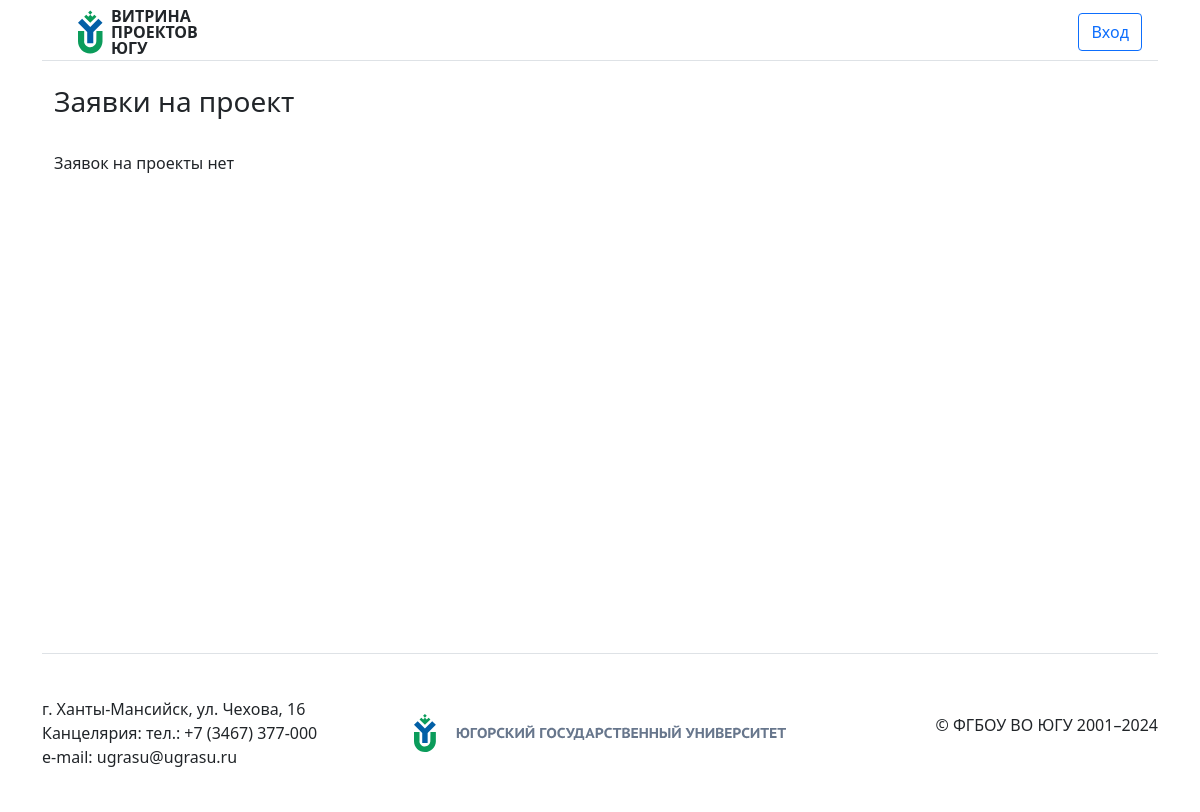
Before: /administrator/ with the older database file.
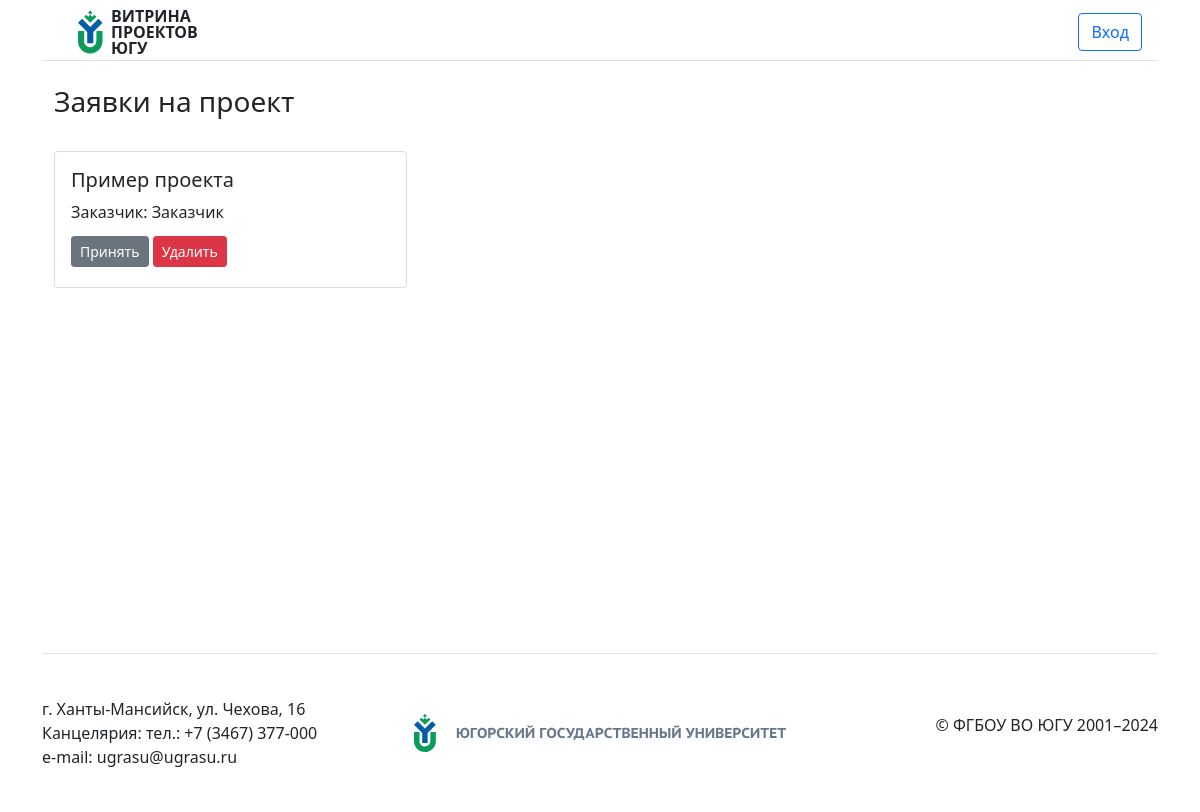
After: the same page with the newer database file.
### showcase_projects/models.py (models this page shows, shortened)
class ModelWithStatus(models.Model):
    class Meta:
        abstract = True
    STATUS_CHOICES = [
        ('accepted', 'Принят'),
        ('processing', 'В обработке'),
        ('rejected', 'Отклонен'),
    ]
    status = models.CharField(max_length=20, choices=STATUS_CHOICES, default='processing')

class Order(ModelWithStatus):
    title = models.CharField(max_length=100)
    description = models.TextField()
    customer = models.ForeignKey(Customer, on_delete=models.CASCADE, related_name='customer')
    directionIdentity = models.ManyToManyField(DirectionIdentity)
    spheres = models.ManyToManyField(Spheres)
    types = models.ManyToManyField(Types)

### registration/models.py (models this page shows)
class Profile(models.Model):
    user = models.OneToOneField(
        User, on_delete=models.CASCADE,
    )
    class Meta:
        abstract = True
    def __str__(self):
        return self.user.username

class Customer(Profile):
    pass

### showcase_projects/viewsAdministrator.py (the view, shortened to what this page needs)
# urls.py: path('administrator/', AdministratorOrderAcceptanceView.as_view(), name='administrator'),
class AdministratorOrderAcceptanceView(ListView, LoginRequiredMixin, UserPassesTestMixin):
    model = Order
    template_name = 'showcase_projects/administrator/acceptanceProjects.html'
    context_object_name = 'orders'
    paginate_by = 6
    def get_queryset(self):
       return Order.objects.filter(status='processing')
    def get_context_data(self, **kwargs):
        context = super().get_context_data(**kwargs)
        context['administrator'] = True
        return context

### showcase_projects/templates/showcase_projects/administrator/acceptanceProjects.html (shortened to what this page needs)
{% extends "showcase_projects/base.html" %}
{% block content %}
<div class="container-fluid">
    <div class="row">
        <div class="order-md-2">
            <h3>Заявки на проект</h3>
            <div class="row row-cols-1 row-cols-md-2 g-3 mt-3">
                {% if orders %}
                    {% for order in orders %}
                        {% include "showcase_projects/order_card.html" %}
                    {% endfor %}
                {% else %}
                    <p>Заявок на проекты нет</p>
                {% endif %}
            </div>
        </div>
    </div>
</div>
{% endblock content %}

### showcase_projects/templates/showcase_projects/order_card.html (shortened to what this page needs)
<div class="col-md-4 mb-4">
    <div class="card h-100">
        <div class="card-body">
            <h5 class="card-title">{{ order.title }}</h5>
            {% if administrator == True %}
                <p class="card-title">
                    Заказчик: {{ order.customer }}
                </p>
                <a class="btn btn-secondary btn-sm mt-1 mb-1" href="{% url 'project-create' order.id %}">Принять</a>
                <a class="btn btn-danger btn-sm mt-1 mb-1" href="{% url 'administrator-order-delete' order.id %}">Удалить</a>
            {% endif %}
        </div>
    </div>
</div>

Changed rows visible on the page:
added Order: title "Пример проекта", customer "Заказчик"
Other visible differences:
text no longer shown: "Заявок на проекты нет"
